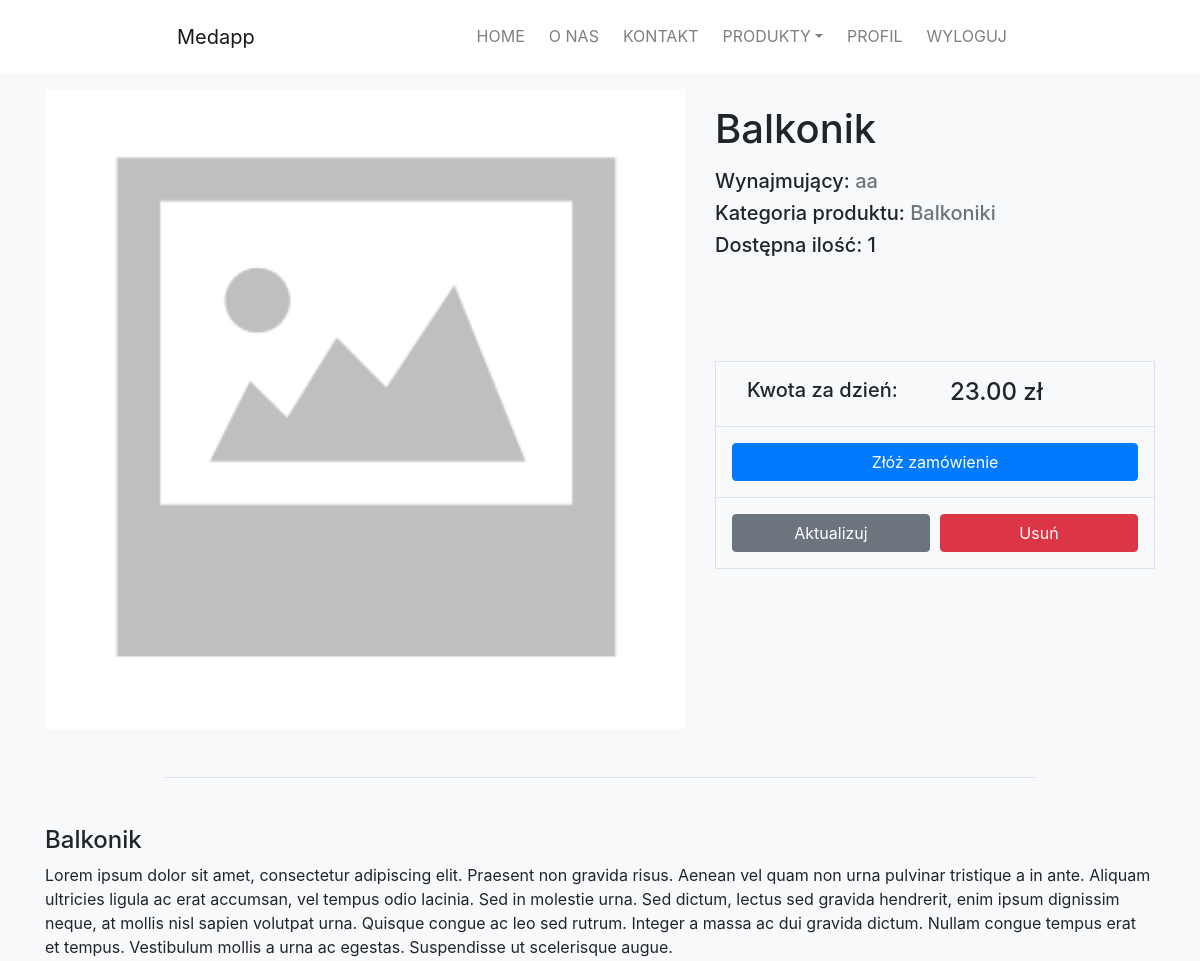
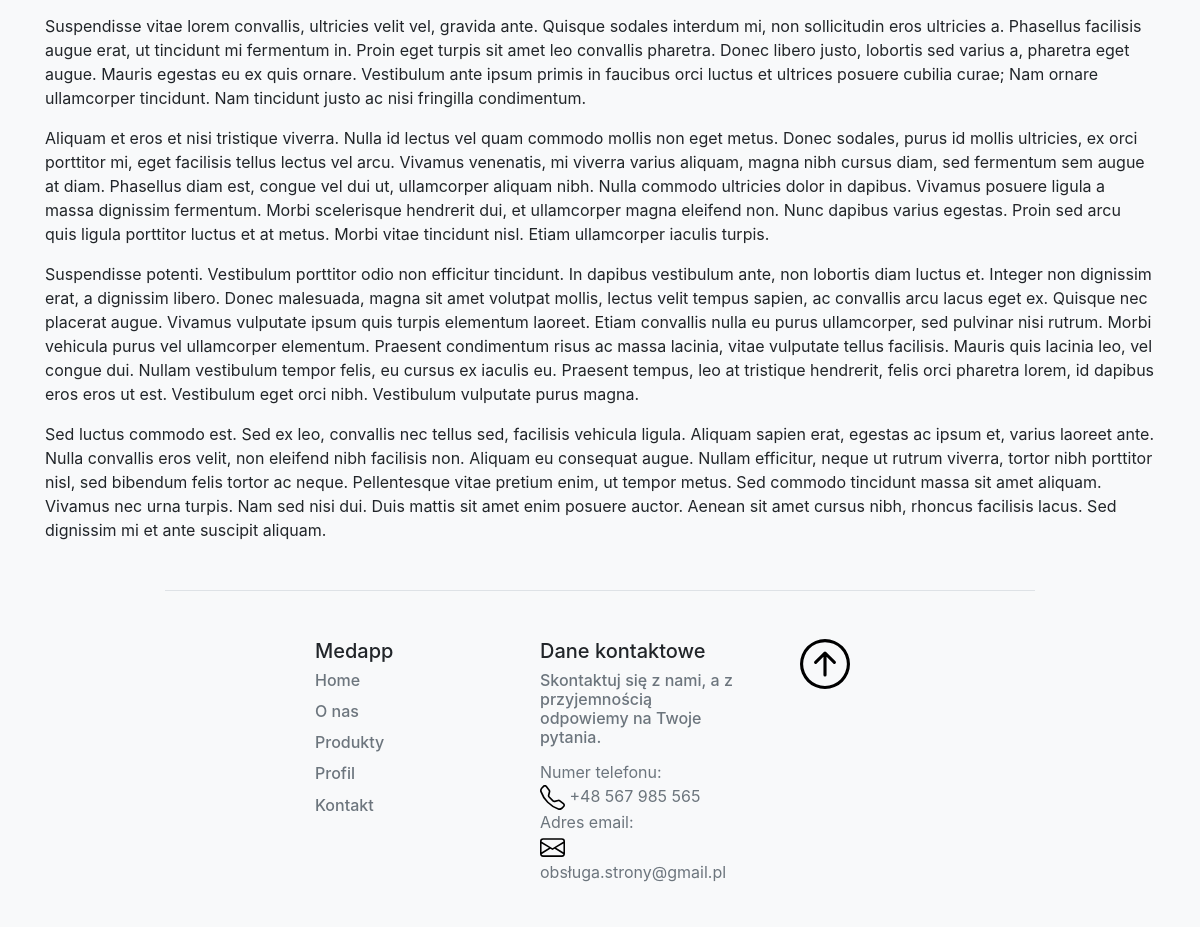
Page /product/15/ (signed in) on the committed database (2 pictures, top to bottom).
### medapp/models.py (models this page shows, shortened)
class Product(models.Model):
    category = models.ForeignKey(Category, related_name='products', on_delete=models.CASCADE, verbose_name="Kategoria produktu")
    author = models.ForeignKey(User,on_delete=models.CASCADE)
    name = models.CharField(max_length=200,db_index=True, verbose_name="Nazwa produktu")
    image = models.ImageField(upload_to='products/%Y/%m/%d', blank = True, verbose_name="Zdjęcie produktu")
    description = models.TextField(blank=True, verbose_name="Opis produktu")
    price = models.DecimalField(max_digits=10, decimal_places=2,verbose_name="Cena za dzień")
    available = models.BooleanField(default=True, verbose_name="Dostępność")
    created = models.DateField(auto_now_add=True)
    city = models.CharField(max_length=200, default="",verbose_name="Miasto")
    quantity = models.DecimalField(max_digits=10, decimal_places=0, default=1,verbose_name="Ilość")
    class Meta:
        ordering = ('name',)

class Category(models.Model):
    name = models.CharField(max_length=200, db_index=True)
    slug = models.SlugField(max_length=200, db_index=True, unique=True)
    class Meta:
        ordering = ('name',)
        verbose_name = 'category'
        verbose_name_plural = 'categories'
    def __str__(self):
        return self.name
    def get_absolute_url(self):
        return reverse('medapp:product_list_by_category', args=[self.slug])

### medapp/views.py (the view)
# urls.py: path('product/<int:pk>/', views.product_detail, name='product-detail'),
@login_required
def product_detail(request, pk):
    product = get_object_or_404(Product, pk=pk)
    if request.method == 'POST':
        order_form = OrderFrom(data=request.POST)
        if order_form.is_valid():
            cd = order_form.cleaned_data
            new_order = order_form.save(commit=False)
            new_order.user = request.user
            new_order.product = product
            order_form.save()
            messages.success(request, 'Zamówienie złożone pomyślnie!')
            return redirect('medapp:product_list')
        else:
            messages.error(request, 'Błąd!')
    else:
        order_form = OrderFrom(instance=request.user)
    return render(request, 'medapp/product_detail.html', {'product': product, 'order_form': order_form})

### medapp/views.py (called while the page is built)
def categories(request):
    categories = Category.objects.all()
    return {'categories': categories}

### medapp/templates/medapp/product_detail.html (shortened to what this page needs)
{% extends "medapp/base.html" %}
{% load static %}
{% load crispy_forms_tags %}
{% block content %}
<div class="container">
  <div class="row pt-3">
    <div class="col">
      <img id="detail-img" style="width: 40rem;" src="{% if product.image %}{{ product.image.url }}{% else %}
      {% static 'img/no_image.png' %}{% endif %}">
    </div>
    <div class="col">
      <div class="pb-5 pt-3">
        <h1 class="mb-0 pb-3">{{ product.name }}</h1>
        <h5>
          {% if product.author == user %}
              Wynajmujący:
            <a class="text-muted" href="{% url 'account' %}">
              {{ product.author }}
            </a>
          {% else %}
            Wynajmujący:
            <a class="text-muted" href="{{ product.author.profile.get_absolute_url }}">
              {{ product.author }}
            </a>
          {% endif %}
        </h5>
        <h5>
            Kategoria produktu:
          <a class="text-muted" href="{{ product.category.get_absolute_url }}">
            {{ product.category }}
          </a>
        </h5>
        <h5 class="pb-5">
          Dostępna ilość: {{ product.quantity }}
      </h5>
      </div>
      <div class="border">
          <div class="col border-bottom">
              <div class="row p-3">
                  <div class="col-6"><h5>Kwota za dzień:</h5> </div>
                  <div class="col-6 text-end"><span class="h4 fw-bold">{{ product.price }} zł</span></div>
              </div>
          </div>
          <div class="col border-bottom">
              <div class="row p-3">
                  <button type="button" class="btn btn-primary btn-block" data-toggle="modal" data-target="#exampleModalCenter">
                    Złóż zamówienie
                  </button>
              </div>
          </div>
          {% if product.author == user %}
          <div class="col">
            <div class="row p-3">
                <div class="col " style="padding: 0 5px 0 0 ;">
                  <a class="btn btn-secondary btn-block" href="{% url 'medapp:product-update' product.id %}">Aktualizuj</a>
                </div>
                <div class="col" style="padding: 0 0 0 5px;">
                  <a class="btn btn-danger btn-block" href="{% url 'medapp:product-delete' product.id %}">Usuń</a>
                </div>
            </div>
          </div>
          {% endif %}
      </div>
    </div>
  </div>
</div>
<div class="container-fluid">
  <div class=" my-md-5 border-top">
  </div>
</div>
<div class="container">
    <h4>{{ product.name }}</h4>
    {{ product.description|linebreaks }}
</div>
{% endblock %}

### medapp/static/css/style.css (style rules this page uses)
.container-fluid { max-width: 75%; }

### rows in the picture
Product: name "Balkonik", author "aa", category "Balkoniki", quantity "1", price "23.00", description "Lorem ipsum dolor sit amet, consectetur adipiscing elit. Praesent non gravida risus. Aenean vel quam non urna pulvinar tristique a in ante. Aliquam ultricies ligula ac erat accumsan, vel tempus odio lacinia. Sed in molestie urna. Sed dictum, lectus sed gravida hendrerit, enim ipsum dignissim neque, at mollis nisl sapien volutpat urna. Quisque congue ac leo sed rutrum. Integer a massa ac dui gravida dictum. Nullam congue tempus erat et tempus. Vestibulum mollis a urna ac egestas. Suspendisse ut scelerisque augue. Suspendisse vitae lorem convallis, ultricies velit vel, gravida ante. Quisque sodales interdum mi, non sollicitudin eros ultricies a. Phasellus facilisis augue erat, ut tincidunt mi…"
